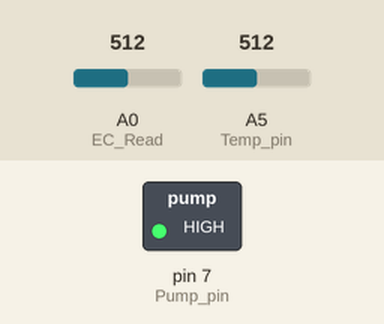
This sketch was run on a simulated Arduino Uno, built with avr-gcc and run on an emulated ATmega328P. Parts: switched loads named in the sketch (green lamp = pin HIGH). The test bench sets the inputs (shaded band); at power-on: A0 (EC_Read) = 512, A5 (Temp_pin) = 512. Pins used as bus, display or sensor lines are not drawn; what the sketch prints to the serial monitor is not drawn.

Above: at 1.2 s.
1.3 s: A0 (EC_Read) set to 0
At 6.3 s:
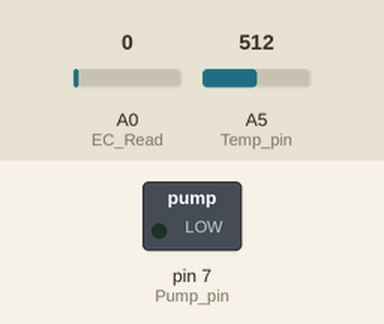
15.3 s: A5 (Temp_pin) set to 0
Timing chart, 0 to 34.5 s (numbered marks = the images above; inputs shaded):
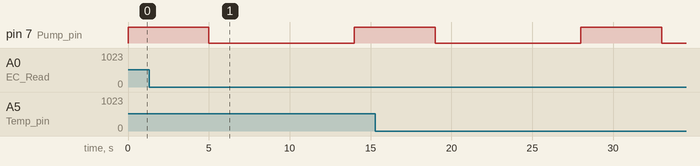

The sketch:

ec_diy.ino
```cpp
int   R1= 1000;             // Value of resistor for EC probe
int   EC_Read = A0;
int   ECPower = A1;
int   Temp_pin = A5;
float Temp_C;               // Do not change
float Temp_F;               // Do not change
float Temp1_Value = 0;
float Temp_Coef = 0.019;    // You can leave as it is
int   Pump_pin = 7;

/////////////////This part needs your attention during calibration only///////////////

float Calibration_PPM =1080 ; //Change to PPM reading measured with a separate meter
float K=1.89;                 //You must change this constant once for your probe(see video)
float PPM_Con=0.5;            //You must change this only if your meter uses a different factor

/////////////////////////////////////////////////////////////////////////////////////

float CalibrationEC= (Calibration_PPM*2)/1000;
float Temperature;
float EC;
float EC_at_25;
int   ppm;
float A_to_D= 0;
float Vin= 5;
float Vdrop= 0;
float R_Water;
float Value=0;

///////////////////////////////////////////////////////////////////////////////

void setup() {
    Serial.begin(9600);
    pinMode(EC_Read,INPUT);
    pinMode(ECPower,OUTPUT);
    pinMode(Pump_pin,OUTPUT);
    //Calibrate ();
}

void loop() {
    Get_EC();          //Calls GetEC()
    Pump_con ();      //Switch pump if necessary
    delay(5000);      //Do not make this less than 6 sec (6000)
}

//////////////////////////Pump//////////////////////////////////
void Pump_con () {
  int Set_ppm = 1000;         // change to your desired ppm
  int Change_per_dose = 100;  // determine this experimentally (see video for clarity)
  int Pump_on_time = 5;       // set pump dose time in seconds
  int Wait_time = 4;        // set time to wait between dosing
  if (ppm <=(Set_ppm-Change_per_dose)) {
    digitalWrite(Pump_pin,HIGH);
    delay(Pump_on_time*1000);
    digitalWrite(Pump_pin,LOW);
    delay(Wait_time*1000);
  }
}

////////////////////////////////////////////////////////////////////////////////////
void Get_EC() {
  int val;
  double Temp;
  val=analogRead(Temp_pin);
  Temp = log(((10240000/val) - 10000));
  Temp = 1 / (0.001129148 + (0.000234125 + (0.0000000876741 * Temp * Temp ))* Temp);
  Temp_C = Temp - 273.15;              // Kelvin to Celsius
  Temp_F = (Temp_C * 9.0)/ 5.0 + 32.0; // Celsius to Fahrenheit
  Temp1_Value = Temp_C;
  Temperature = Temp_C;
  digitalWrite(ECPower,HIGH);
  A_to_D= analogRead(EC_Read);
  A_to_D= analogRead(EC_Read);
  digitalWrite(ECPower,LOW);
  Vdrop= (Vin*A_to_D) / 1024.0;
  R_Water = (Vdrop*R1) / (Vin-Vdrop);
  EC = 1000/ (R_Water*K);
  EC_at_25  =  EC / (1+ Temp_Coef*(Temperature-25.0));
  ppm=(EC_at_25)*(PPM_Con*1000);
  Serial.print(" EC: ");
  Serial.print(EC_at_25);
  Serial.print(" milliSiemens(mS/cm)  ");
  Serial.print(ppm);
  Serial.print(" ppm  ");
  Serial.print(Temperature);
  Serial.println(" *C ");
}
////////////////////////////////////////////////////////////////////////////////////
void Calibrate () {
  Serial.println("Calibration routine started");
  float Temperature_end=0;
  float Temperature_begin=0;
  int val;
  double Temp;
  val=analogRead(Temp_pin);
  Temp = log(((10240000/val) - 10000));
  Temp = 1 / (0.001129148 + (0.000234125 + (0.0000000876741 * Temp * Temp ))* Temp);
  Temp_C = Temp - 273.15;                     // Kelvin to Celsius
  Temp_F = (Temp_C * 9.0)/ 5.0 + 32.0;        // Celsius to Fahrenheit
  Temp1_Value = Temp_C;
  Temperature_begin=Temp_C;
  Value = 0;
  int i=1;
  while(i<=10){
    digitalWrite(ECPower,HIGH);
    A_to_D= analogRead(EC_Read);
    A_to_D= analogRead(EC_Read);
    digitalWrite(ECPower,LOW);
    Value=Value+A_to_D;
    i++;
    delay(6000);
  }

  A_to_D=(Value/10);
  val=analogRead(Temp_pin);
  Temp = log(((10240000/val) - 10000));
  Temp = 1 / (0.001129148 + (0.000234125 + (0.0000000876741 * Temp * Temp ))* Temp);
  Temp_C = Temp - 273.15;              // Kelvin to Celsius
  Temp_F = (Temp_C * 9.0)/ 5.0 + 32.0; // Celsius to Fahrenheit
  Temp1_Value = Temp_C;
  Temperature_end=Temp_C;
  EC =CalibrationEC*(1+(Temp_Coef*(Temperature_end-25.0)));
  Vdrop= (((Vin)*(A_to_D))/1024.0);
  R_Water=(Vdrop*R1)/(Vin-Vdrop);
  float K_cal= 1000/(R_Water*EC);
  Serial.print("Replace K in line 23 of code with K = ");
  Serial.println(K_cal);
  Serial.print("Temperature difference start to end were = ");
  Temp_C=Temperature_end-Temperature_begin;
  Serial.print(Temp_C);
  Serial.println("*C");
  Serial.println("Temperature difference start to end must be smaller than 0.15*C");
  Serial.println("");
  Calibrate ();
}
```
